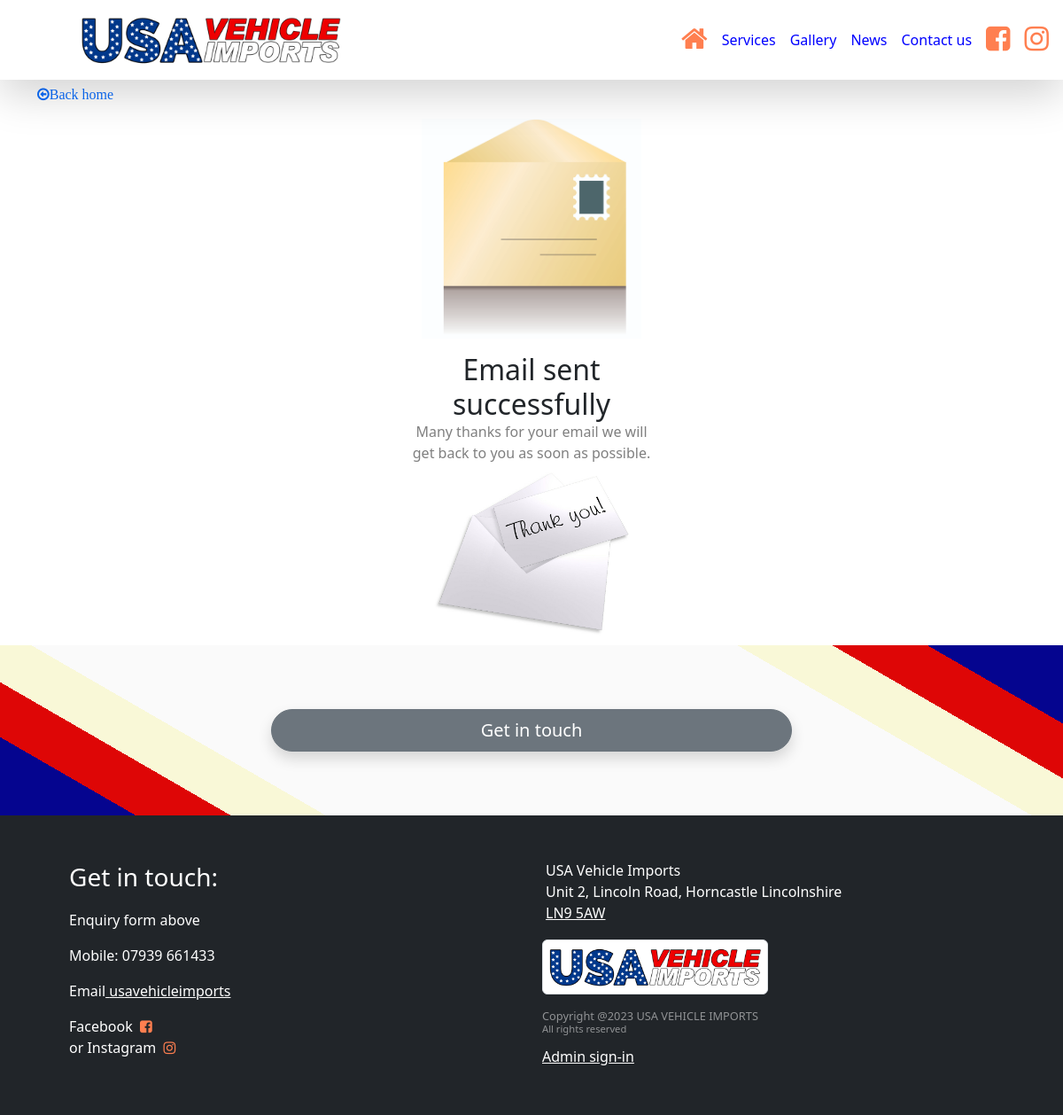
The app's page /Success/ with its own data.
### frontapp/models.py (models this page shows, shortened)
class BusinessDetails(models.Model):
    business_name = models.CharField(max_length=100, blank=True)
    address_1stline = models.CharField(max_length=100, blank=True)
    address_2ndline = models.CharField(max_length=100, blank=True)
    address_town = models.CharField(max_length=100, blank=True)
    address_county = models.CharField(max_length=100, blank=True)
    address_postcode = models.CharField(max_length=20, blank=True)
    contact_phone = models.CharField(max_length=20, blank=True)
    contact_mobile = models.CharField(max_length=20, blank=True)
    contact_email = models.EmailField(max_length=100, blank=True)
    contact_name = models.CharField(max_length=100, blank=True)
    facebook = models.URLField(max_length=200, blank=True)
    instagram = models.URLField(max_length=200, blank=True)
    twitter = models.URLField(max_length=200, blank=True)
    linkedIn = models.URLField(max_length=200, blank=True)
    google_map_link = models.CharField(max_length=300,blank=True)
    business_logo =  models.ImageField(upload_to='images/other/', null=True)
    def  image_tag(self):
        return mark_safe('<img src="/../../media/%s" width="150" height="50" />' % (self.business_logo))
    image_tag.allow_tags = True
    class  Meta:
        verbose_name_plural  =  "Business Details"

class NavHTMLPage(models.Model):
    TITLE_CHOICES = [('Home','Home'),('Page2','Page2'),('Page3','Page3'),('Page4','Page4'),('Page5','Page5')]
    page = models.CharField(
        max_length=100,choices=TITLE_CHOICES,blank=True)
    title = models.CharField(
        max_length=100,blank=True)
    slug = models.SlugField(blank=True)
    fontAwesomeIcon = models.CharField(
        max_length=50,blank=True)
    description = models.CharField(
        max_length=100,blank=True)
    imageIcon = models.ImageField(
        upload_to='images/editableContent/', height_field=0, width_field=0,blank=True)
    class  Meta:
        verbose_name_plural  =  "NavHTMLPage"

### frontapp/views.py (the view)
# urls.py: path('Success/', views.SuccessView.as_view(), name="Success"),
class SuccessView(View):
    def get(self,request):
        return render(request, "Success.html")

### frontapp/custom_context_processors.py (called while the page is built, shortened)
def get_business_data(request):
    data = BusinessDetails.objects.all()
    navLink = NavHTMLPage.objects.all()
    context = {'data': data,'navLink':navLink}
    return context

def get_form_data(request):
    if request.method == "GET":
        form = ContactForm()
    else:
        form = ContactForm()
    context = {'form': form}
    return ( context)

### frontapp/templates/Success.html
{% extends "Base.html" %}{% block title %}Email Success Page{% endblock title %}
  {% block content %}{% load static %}
<div class="container">
  <a href="/" class="fa fa-arrow-circle-o-left fa-2 text-decoration-none pt-2"
    >Back home</a
  >
  <div class="container-fluid">
    <div class="flex-lg-row mx-auto" style="max-width: 280px">
      <img
        class="card-img-top p-3"
        src="{% static 'images/other/background-envelope.jpg' %}"
      />
      <div class="card-body text-center">
        <h2 class="card-title">Email sent successfully</h2>
        <p class="card-text text-black-50">
          Many thanks for your email we will get back to you as soon as
          possible.
        </p>
      </div>
      <div class="card-img-bottom mb-0">
        <img
          class="img-fluid"
          src="{% static 'images/other/thank-you.jpg' %}"
        />
      </div>
    </div>
  </div>
</div>
{% endblock %}

### frontapp/templates/includes/nav.html (shortened to what this page needs)
{% load static %} {% for data in data %}
<nav
  class="navbar navbar-expand-lg sticky-top p-2 bg-white shadow-lg"
  method="GET"
>
  <div class="container-md w-50 p-0">
    <a class="navbar-brand m-0" href="/">
      <img
        class="img-fluid"
        src="{{ data.business_logo.url }}"
        width="300"
        alt="USA Vehicle Imports logo"
      />
    </a>
  </div>
  <div class="d-flex align-items-center">
    <div class="navbar-collapse collapse" id="navbarNav">
      <ul class="nav navbar-nav align-items-center">
        {% for page in navLink %}
        {% with pagetitle=page.title %}
        {% if page.fontAwesomeIcon %}
        <li>
          <a
            class="nav-item nav-link"
            target="_blank"
            style="color: coral"
            title="{{ page.title }}"
            href="{% url 'frontapp:'|add:pagetitle %}"
            ><i class="{{ page.fontAwesomeIcon }} fa-2x"></i>
          </a>
        </li>
        {% else %}
        <li>
          <a
            class="nav-item nav-link"
            href="{% url 'frontapp:'|add:pagetitle %}"
            >{{ page.title }}</a
          >
        </li>
        {% endif %} {% endwith %}{% endfor %}
        <li>
          <a class="nav-item nav-link" href="#contactUs">Contact us</a>
        </li>
        {% if data.facebook %}
        <li>
          <a
            class="nav-item nav-link"
            target="_blank"
            style="color: coral"
            title="Instagram"
            href="{{ data.facebook }}"
          >
            <i class="fa fa-facebook-square fa-2x"></i
          ></a>
        </li>
        {% endif %}{% if data.instagram %}
        <li>
          <a
            class="nav-item nav-link"
            target="_blank"
            style="color: coral"
            title="Instagram"
            href="{{ data.instagram }}"
          >
            <i class="fa fa-instagram fa-2x"></i
          ></a>
        </li>
        {% endif %}
      </ul>
    </div>
    {% endfor %}
  </div>
</nav>

### frontapp/templates/includes/footer.html (shortened to what this page needs)
 {% load static %}
<footer class="bg-dark text-white">
    <div class="container p-5">
        <div class="row row-cols-1 row-cols-sm-2 justify-content-center">
            <div class="col" >
                <p class="fs-3">Get in touch:</p>
                <p>Enquiry form above</a></p>
                {% for data in data %}
                {% if data %}
                {% if data.contact_mobile %}
                <p>Mobile: {{ data.contact_mobile }}</p>
                {% endif %}
                <p>Email<a href="mailto:{{ data.contact_email }}"> usavehicleimports</a></p>
                {% endif %}
                <p>
                    {% if data.facebook %}
                    <a class="nav-item nav-link"
                     title="Facebook" target="_blank" href="{{ data.facebook }}">Facebook <i class="fa fa-facebook-square mx-1" style="color: coral"></i
                        ></a>
                        {% endif %}   {% if data.instagram %}
                    <a class="nav-item nav-link" title="Instagram" target="_blank" href="{{ data.instagram }}">or Instagram <i class="fa fa-instagram mx-1" style="color: coral"></i
                        ></a>
                        {% endif %}
                </p>
            </div>
            <div class="col lh-1">
                {% if data %}
                <p class="m-1 lh-sm">{{ data.business_name }}</p>
                <p class="m-1 lh-sm">
                    {{ data.address_1stline }},
                    {{ data.address_2ndline }},
                    {{ data.address_town }}
                    {{ data.address_county }}
                </p>
                <p class="m-1 lh-sm">
                    <a href="{{ data.google_map_link }}"
                    target="_blank">
                        {{ data.address_postcode }}
                    </a>
                </p>
                {% endif %}
                <a class="navbar-brand" href="#">
                    <img class="img-thumbnail mt-3 mb-3 w-50" src="{{ data.business_logo.url }}" alt="USA Vehicle Imports logo">
                </a>
                <div class="text-sm-start lh-sm text-white-50">
                    <p class="m-0 p-0 fw-light" style="font-size: 0.8rem;">
                        {% now "Y" as curr_yr %}
                        Copyright @{{ curr_yr }}
                        <span class="text-uppercase">{{ data.business_name }}</span></p>
                    <p class="fw-lighter" style="font-size: 0.7rem;">All rights reserved</p>
                </div>
                {% endfor %}
                <a href="{% url 'admin:index' %}">Admin sign-in</a>
            </div>
        </div>
    </div>
</footer>

### static/css/style.css (style rules this page uses)
.navbar-collapse ul li a { color: blue; }
footer a { color: white; }

### records on screen
BusinessDetails: business_logo (picture), contact_mobile "07939 661433", business_name "USA Vehicle Imports", address_1stline "Unit 2", address_2ndline "Lincoln Road", address_town "Horncastle", address_county "Lincolnshire", address_postcode "LN9 5AW", curr_yr "2023", business_name "USA VEHICLE IMPORTS"
NavHTMLPage: title "Services"
NavHTMLPage: title "Gallery"
NavHTMLPage: title "News"
